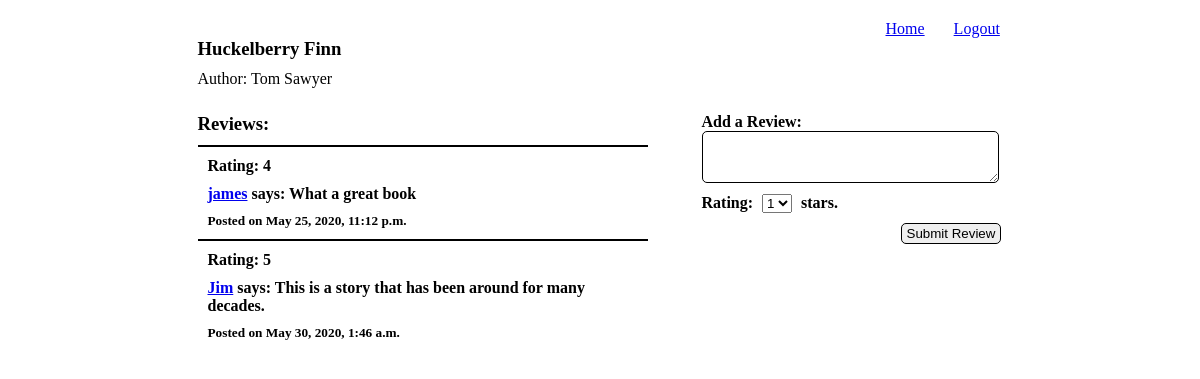
Page /books/1 (signed in) on the committed database.
### review/models.py (models this page shows)
class Book(models.Model):
    author = models.ForeignKey(Author, related_name='book', on_delete=models.CASCADE)
    title = models.CharField(max_length=255)
    created_at = models.DateTimeField(auto_now_add=True)
    updated_at = models.DateTimeField(auto_now=True)

class Author(models.Model):
    name = models.CharField(max_length=255)
    created_at = models.DateTimeField(auto_now_add=True)
    updated_at = models.DateTimeField(auto_now=True)

class Review(models.Model):
    user = models.ForeignKey(User, related_name='review', on_delete=models.CASCADE)
    book = models.ForeignKey(Book, related_name='review', on_delete=models.CASCADE)
    review = models.TextField()
    rating = models.IntegerField()
    created_at = models.DateTimeField(auto_now_add=True)
    updated_at = models.DateTimeField(auto_now=True)

class User(models.Model):
    name = models.CharField(max_length=150)
    alias = models.CharField(max_length=150)
    email = models.CharField(max_length=250)
    password = models.CharField(max_length=250)
    created_at = models.DateTimeField(auto_now_add=True)
    updated_at = models.DateTimeField(auto_now=True)
    objects = UserManager()

### review/views.py (the view)
# urls.py: path('books/<int:num>', views.book_desc),
def book_desc(request, num):
    if 'alias' in request.session:
        context = {
            'book': Book.objects.get(id=num)
        }
        return render(request, 'review.html', context)
    return redirect('/')

### review/templates/review.html (shortened to what this page needs)
<!DOCTYPE html>
<html lang="en">
<head>
    {% load static %}
    <link rel="stylesheet" href= "{% static 'css/review.css' %}" >
</head>
<body>
    <div id="wrapper">
        <a href="/books">Home</a>
        <a href="/logout">Logout</a>
        <div id="header">
            <h3>{{book.title}}</h3>
            <p>Author: {{book.author.name}} </p>
        </div>
        <div id="reviews">
            <h3>Reviews:</h3>
            {% for b in book.review.all %}
            <div class='book'>
                <h4>Rating: {{b.rating}}</h4>
                <h4><a class="person" href="/user/{{b.user.id}}">{{b.user.alias}}</a> says: {{b.review}}</h4>
                <h5>Posted on {{b.created_at}} </h5>
            </div>
            {% endfor %}
        </div>
        <form action="/newReview/{{book.id}}" method=POST>
            <h4>Add a Review:</h4>
            <textarea name="review"></textarea>
            <h4>Rating:</h4>
            <select name="rating">
                <option value="1">1</option>
            </select>
            <h4>stars.</h4>
            <button type="submit">Submit Review</button>
        </form>
    </div>
</body>
</html>

### review/static/css/review.css (style rules this page uses)
* { padding: 0px; margin: 0px; }
#wrapper { width: 805px; margin: 0px auto; padding: 20px; }
a:first-of-type { padding-left: 688px; padding-right: 25px; }
#header { margin-bottom: 25px; }
h3:first-of-type { margin-bottom: 10px; }
#reviews { width: 450px; display: inline-block; }
.book { border-top: 2px solid black; padding: 10px; }
.book h4 { margin-bottom: 10px; }
#reviews .person { padding-left: 0px; padding-right: 0px; }
form { width: 300px; display: inline-block; vertical-align: top; margin-left: 50px; }
textarea { width: 295px; height: 50px; margin-bottom: 7px; border-radius: 5px; border: 1px solid black; }
form h4, form select { display: inline-block; margin-right: 5px; }
button { display: block; margin-top: 10px; border-radius: 5px; padding: 2px 5px; border: 1px solid black; margin-left: 199px; }

### rows in the picture
Book: title "Huckelberry Finn", author.name "Tom Sawyer"
Review: rating "4", user.alias "james", review "What a great book", created_at "May 25, 2020, 11:12 p.m."
Review: rating "5", user.alias "Jim", review "This is a story that has been around for many decades.", created_at "May 30, 2020, 1:46 a.m."
